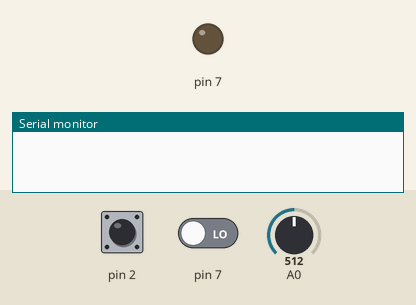
A sketch run on a simulated Arduino Uno, built with avr-gcc and run on an emulated ATmega328P. Parts: output pins drawn as LEDs (lit = HIGH), the last lines printed to the serial monitor. Dashed ring = blinking. Inputs (shaded band) come from the test bench; at power-on: pin 2 HIGH, pin 7 LOW, A0 = 512.

Above: at 1.2 s.
1.3 s: pin 2 pulled LOW for 1 s
At 1.62 s:
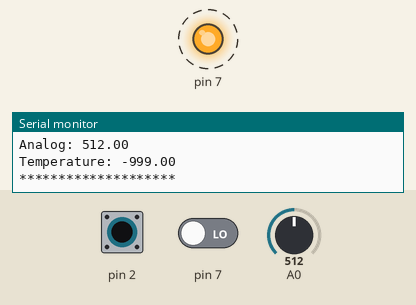
At 2.8 s:
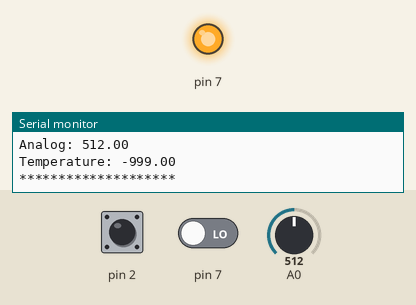
Timing chart, 0 to 4.3 s (numbered marks = the images above; inputs shaded):
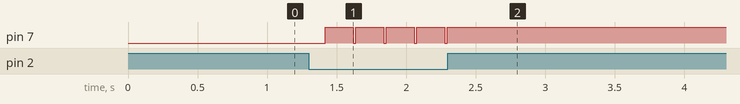

The sketch:

Switch_test.ino
```cpp
#include <dht.h>

dht DHT;

void setup() {
  pinMode (A0,INPUT);
  pinMode (3, INPUT);
  pinMode (2,INPUT_PULLUP);
  //pinMode (11,INPUT);
  Serial.begin (9600);

}

void loop() {
  int sensorvalue = digitalRead(2);
  //Serial.println(sensorvalue);
  if (sensorvalue != 1){
        float Analog = analogRead(A0);
        int chk = DHT.read11(7);
        Serial.print("Analog: ");
        Serial.println(Analog);
        Serial.print("Temperature: ");
        Serial.println(DHT.temperature);
        Serial.println("********************");
    }
  delay(200);

}
```

Measured:
- after the input at 1.3 s, pin 7: alternates HIGH for 0.20 s and LOW for 0.02 s, 9 changes in all, then stays HIGH, starting after 0.12 s
